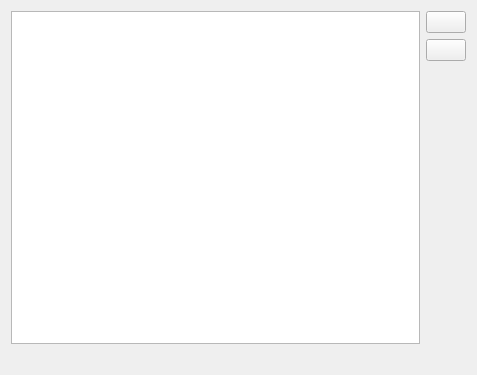
<?xml version="1.0" encoding="UTF-8"?>
<ui version="4.0">
 <class>TupleTableWidget</class>
 <widget class="QWidget" name="TupleTableWidget">
  <property name="geometry">
   <rect>
    <x>0</x>
    <y>0</y>
    <width>477</width>
    <height>375</height>
   </rect>
  </property>
  <property name="windowTitle">
   <string>Form</string>
  </property>
  <layout class="QGridLayout" name="gridLayout" columnstretch="0,1,0">
   <item row="3" column="1" colspan="2">
    <spacer name="horizontalSpacer">
     <property name="orientation">
      <enum>Qt::Horizontal</enum>
     </property>
     <property name="sizeHint" stdset="0">
      <size>
       <width>450</width>
       <height>20</height>
      </size>
     </property>
    </spacer>
   </item>
   <item row="0" column="0" rowspan="3" colspan="2">
    <widget class="QTableWidget" name="tupleTable">
     <property name="minimumSize">
      <size>
       <width>0</width>
       <height>0</height>
      </size>
     </property>
     <property name="toolTip">
      <string/>
     </property>
     <property name="editTriggers">
      <set>QAbstractItemView::DoubleClicked|QAbstractItemView::EditKeyPressed</set>
     </property>
     <property name="alternatingRowColors">
      <bool>true</bool>
     </property>
     <property name="selectionMode">
      <enum>QAbstractItemView::ExtendedSelection</enum>
     </property>
     <property name="selectionBehavior">
      <enum>QAbstractItemView::SelectItems</enum>
     </property>
     <property name="verticalScrollMode">
      <enum>QAbstractItemView::ScrollPerPixel</enum>
     </property>
     <property name="horizontalScrollMode">
      <enum>QAbstractItemView::ScrollPerPixel</enum>
     </property>
    </widget>
   </item>
   <item row="0" column="2">
    <widget class="QPushButton" name="addTupleBtn">
     <property name="maximumSize">
      <size>
       <width>16777215</width>
       <height>16777215</height>
      </size>
     </property>
     <property name="toolTip">
      <string/>
     </property>
     <property name="text">
      <string/>
     </property>
    </widget>
   </item>
   <item row="2" column="2">
    <spacer name="verticalSpacer">
     <property name="orientation">
      <enum>Qt::Vertical</enum>
     </property>
     <property name="sizeHint" stdset="0">
      <size>
       <width>20</width>
       <height>40</height>
      </size>
     </property>
    </spacer>
   </item>
   <item row="1" column="2">
    <widget class="QPushButton" name="deleteTupleBtn">
     <property name="maximumSize">
      <size>
       <width>16777215</width>
       <height>16777215</height>
      </size>
     </property>
     <property name="toolTip">
      <string/>
     </property>
     <property name="text">
      <string/>
     </property>
    </widget>
   </item>
  </layout>
 </widget>
 <resources/>
 <connections/>
</ui>
